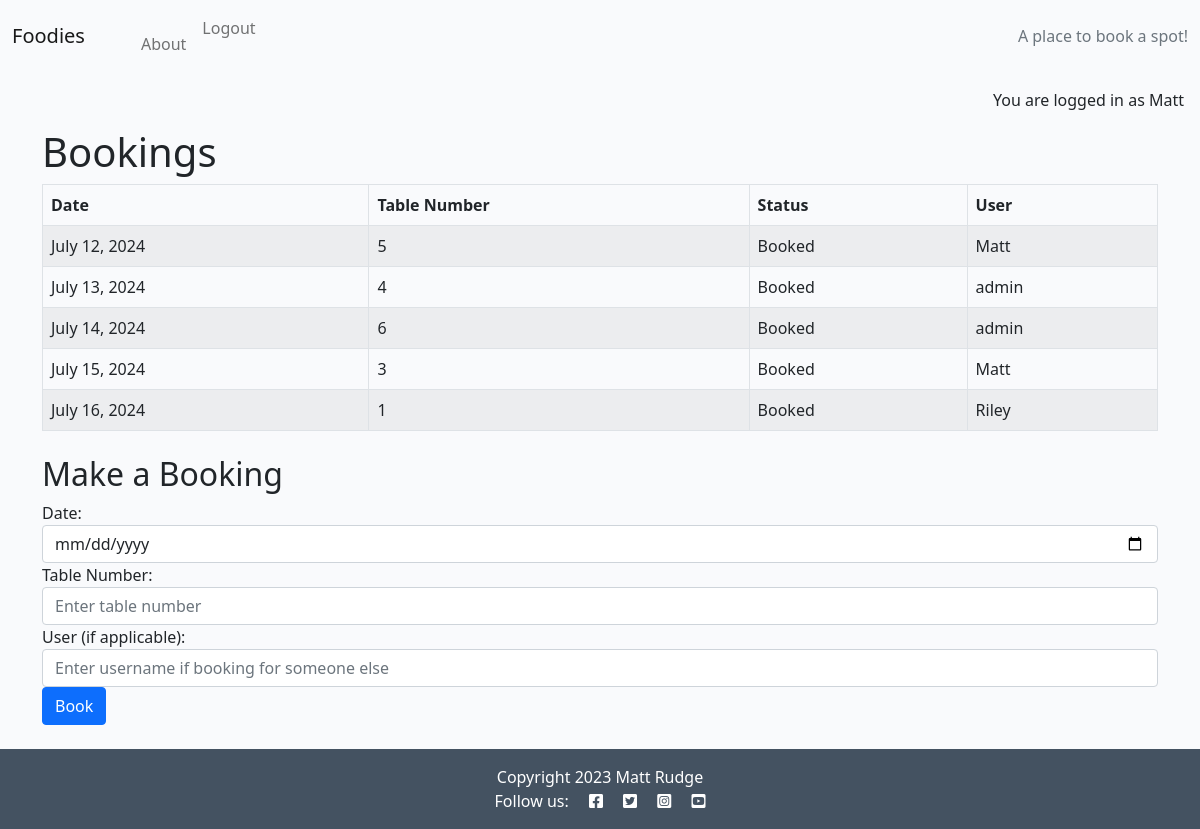
/ (signed in), run on the app's committed database.
### blog/models.py (models this page shows, shortened)
class Booking(models.Model):
    id = models.AutoField(primary_key=True)
    date = models.DateField()
    table_number = models.IntegerField(default=1)  # learned from CI
    user = models.ForeignKey(User, on_delete=models.CASCADE)
    booked = models.BooleanField(default=False)
    class Meta:
        unique_together = ('date', 'table_number')

### blog/views.py (the view)
# urls.py: path('', views.index, name='home'),
@login_required
def index(request):
    if request.method == 'POST':
        form = BookingForm(request.POST)
        if form.is_valid():
            date = form.cleaned_data['date']
            table_number = form.cleaned_data['table_number']
            user = request.user
            existing_booking = Booking.objects.filter(date=date, table_number=table_number).exists()
            if existing_booking:
                messages.error(request, 'This table is already booked for the selected date.')
            else:
                booking = form.save(commit=False)
                booking.user = user
                booking.booked = True  # Ensure the booking is marked as booked
                booking.save()
                messages.success(request, 'Booking successfully created.')
                return redirect('home')
        else:
            messages.error(request, 'There was an error with your booking.')
    else:
        form = BookingForm()
    bookings = Booking.objects.all().order_by('date')
    context = {
        'bookings': bookings,
        'form': form,
    }
    return render(request, 'blog/index.html', context)

### blog/forms.py (shortened to what this page needs)
class BookingForm(forms.ModelForm):
    table_number = forms.IntegerField(label='Table Number')
    class Meta:
        model = Booking
        fields = ['date', 'table_number']

### blog/templates/blog/index.html (shortened to what this page needs)
{% extends "base.html" %}
{% block content %}
<div class="content container">
    <h1>Bookings</h1>
    <table class="table table-striped table-bordered">
        <thead class="thead-dark">
            <tr>
                <th>Date</th>
                <th>Table Number</th>
                <th>Status</th>
                <th>User</th>
            </tr>
        </thead>
        <tbody>
            {% for booking in bookings %}
            <tr>
                <td>{{ booking.date }}</td>
                <td>{{ booking.table_number }}</td>
                <td>{{ booking.booked|yesno:"Booked,Available" }}</td>
                <td>
                    {% if booking.booked %}
                        {{ booking.user.username }}
                    {% else %}
                        N/A
                    {% endif %}
                </td>
            </tr>
            {% endfor %}
        </tbody>
    </table>
    <h2 class="mt-4">Make a Booking</h2>
    {% if user.is_authenticated %}
        <form method="post" class="mb-4">
            <div class="form-group">
                <label for="id_date">Date:</label>
                <input type="date" id="id_date" name="date" class="form-control" required>
            </div>
            <div class="form-group">
                <label for="id_table_number">Table Number:</label>
                <input type="text" id="id_table_number" name="table_number" class="form-control" placeholder="Enter table number" required>
            </div>
            <div class="form-group">
                <label for="id_user">User (if applicable):</label>
                <input type="text" id="id_user" name="user" class="form-control" placeholder="Enter username if booking for someone else">
            </div>
            <button type="submit" class="btn btn-primary">Book</button>
        </form>
    {% else %}
        <div class="alert alert-warning">
            You need to <a href="{% url 'account_login' %}">login</a> to make a booking.
        </div>
    {% endif %}
</div>
{% endblock %}
{% block copyright %}
    Copyright 2023 Matt Rudge
{% endblock %}

### blog/templates/base.html (shortened to what this page needs)
{% load static %}
{% url 'about' as about_url %}
{% url 'home' as home_url %}
<!DOCTYPE html>
<html class="h-100" lang="en">
<head>
    <link rel="stylesheet" href="https://cdnjs.cloudflare.com/ajax/libs/font-awesome/5.15.3/css/all.min.css">
    <link href="https://cdn.jsdelivr.net/npm/bootstrap@5.0.1/dist/css/bootstrap.min.css" rel="stylesheet"
>
    <link rel="stylesheet" href="{% static 'css/style.css' %}">
</head>
<body class="d-flex flex-column h-100 main-bg">
    <nav class="navbar navbar-expand-lg navbar-light bg-grey">
        <div class="container-fluid">
            <a class="navbar-brand" href="{% url 'home' %}">Foodies</a>
            <div class="collapse navbar-collapse" id="navbarText">
                <ul class="navbar-nav me-auto mb-2 mb-lg-0">
                    <li class="nav-item">
                        <a class="nav-link {% if request.path == home_url %}active{%endif%}"
                        aria-current="page" href="{% url 'home' %}">
                    </li>
                    <li class="nav-item">
                        <a
                          class="nav-link
                          {% if request.path == about_url %}active{%endif%}"
                          aria-current="page"
                          href="{% url 'about' %}"
                          >About</a
                        >
                      </li>
                      {% if user.is_authenticated %}
                      <li class="nav-item">
                          <a class="nav-link {% if request.path == logout_url %}active{% endif %}" aria-current="page" href="{% url 'account_logout' %}">Logout</a>
                      </li>
                      {% endif %}
                </ul>
                <span class="navbar-text text-muted">
                    A place to book a spot!
                </span>
            </div>
        </div>
    </nav>
    <main class="flex-shrink-0 main-bg">
        {% if user.is_authenticated %}
        <p class="text-end m-3">You are logged in as {{ user }}</p>
        {% else %}
        <p class="text-end m-3">You are not logged in</p>
        {% endif %}
        {% block content %}{% endblock content %}
    </main>
    <footer class="footer mt-auto py-3 dark-bg">
        <p class="m-0 text-center text-white">
            {% block copyright %}{% endblock copyright %}
        </p>
        <p class="m-0 text-center text-white">Follow us: <i class="fab fa-facebook-square ms-3"></i>
            <i class="fab fa-twitter-square ms-3"></i>
            <i class="fab fa-instagram-square ms-3"></i>
            <i class="fab fa-youtube-square ms-3"></i>
        </p>
    </footer>
</body>
</html>

### static/css/style.css (style rules this page uses)
body { background-color: #F9FAFC; }
.dark-bg { background-color: #445261; }
.main-bg { background-color: #F9FAFC; }

### data on the page
Booking: date "July 12, 2024", table_number "5", booked "Booked", user.username "Matt"
Booking: date "July 13, 2024", table_number "4", booked "Booked", user.username "admin"
Booking: date "July 14, 2024", table_number "6", booked "Booked", user.username "admin"
Booking: date "July 15, 2024", table_number "3", booked "Booked", user.username "Matt"
Booking: date "July 16, 2024", table_number "1", booked "Booked", user.username "Riley"

### other printed values
{{ user }} "Matt"
